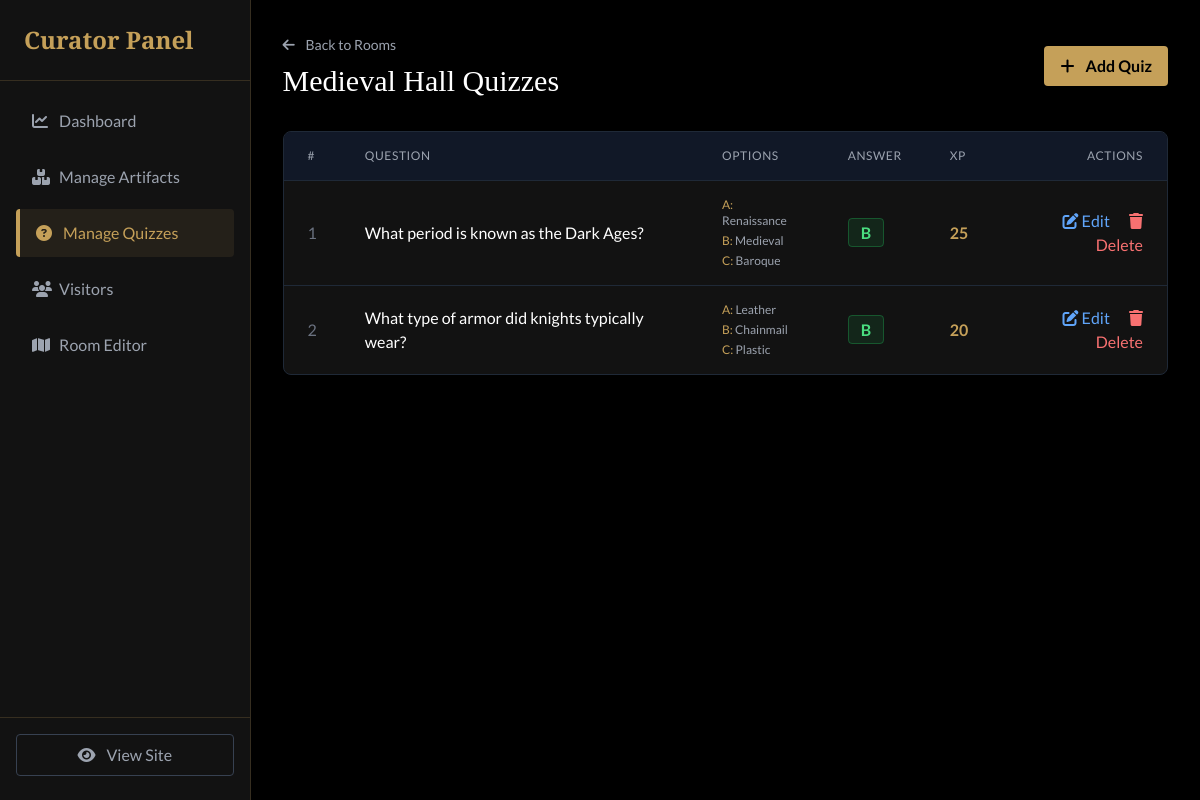
The page /admin/quizzes.php?room_id=1 (signed in) on the database its author committed.
### tables this page shows
CREATE TABLE `rooms` (
  `id` int(11) NOT NULL,
  `name` varchar(100) NOT NULL,
  `description` text DEFAULT NULL,
  `min_level` int(11) DEFAULT 1,
  `image_url` varchar(255) DEFAULT NULL,
  `hidden_artifact_name` varchar(100) DEFAULT NULL,
  `hidden_artifact_desc` text DEFAULT NULL,
  `hidden_artifact_image` varchar(255) DEFAULT NULL,
  `hidden_artifact_xp` int(11) DEFAULT 100,
  `professor_dialogs` text DEFAULT NULL
);

CREATE TABLE `quizzes` (
  `id` int(11) NOT NULL,
  `room_id` int(11) DEFAULT NULL,
  `question` text NOT NULL,
  `option_a` varchar(255) DEFAULT NULL,
  `option_b` varchar(255) DEFAULT NULL,
  `option_c` varchar(255) DEFAULT NULL,
  `correct_option` char(1) DEFAULT NULL,
  `xp_reward` int(11) DEFAULT 20
);

### admin/quizzes.php (the view, shortened to what this page needs)
<?php
require_once '../app/Config/database.php';
$rooms_result = $conn->query("
    SELECT rooms.*, COUNT(quizzes.id) as quiz_count
    FROM rooms
    LEFT JOIN quizzes ON rooms.id = quizzes.room_id
    GROUP BY rooms.id
    ORDER BY rooms.id
");
$rooms = [];
while ($row = $rooms_result->fetch_assoc()) {
    $rooms[] = $row;
}
$selected_room = null;
$quizzes = [];
if (isset($_GET['room_id'])) {
    $room_id = intval($_GET['room_id']);
    $stmt = $conn->prepare("SELECT * FROM rooms WHERE id = ?");
    $stmt->bind_param("i", $room_id);
    $stmt->execute();
    $selected_room = $stmt->get_result()->fetch_assoc();
    $stmt = $conn->prepare("SELECT * FROM quizzes WHERE room_id = ? ORDER BY id");
    $stmt->bind_param("i", $room_id);
    $stmt->execute();
    $result = $stmt->get_result();
    while ($row = $result->fetch_assoc()) {
        $quizzes[] = $row;
    }
}
include '../public/header.php';
?>
<div class="flex h-screen bg-black">
    <aside class="w-64 bg-darker-bg border-r border-gold/20 flex flex-col">
        <div class="p-6 border-b border-gold/20">
            <h1 class="text-gold font-serif text-2xl font-bold">Curator Panel</h1>
        </div>
        <nav class="flex-grow p-4 space-y-2">
            <a href="index.php" class="block px-4 py-3 rounded text-gray-400 hover:text-white hover:bg-gray-800 transition">
                <i class="fas fa-chart-line w-6"></i> Dashboard
            </a>
            <a href="artifacts.php" class="block px-4 py-3 rounded text-gray-400 hover:text-white hover:bg-gray-800 transition">
                <i class="fas fa-boxes w-6"></i> Manage Artifacts
            </a>
            <a href="quizzes.php" class="block px-4 py-3 rounded bg-gold/10 text-gold border-l-4 border-gold">
                <i class="fas fa-question-circle w-6"></i> Manage Quizzes
            </a>
            <a href="users.php" class="block px-4 py-3 rounded text-gray-400 hover:text-white hover:bg-gray-800 transition">
                <i class="fas fa-users w-6"></i> Visitors
            </a>
            <a href="room_editor.php" class="block px-4 py-3 rounded text-gray-400 hover:text-white hover:bg-gray-800 transition">
                <i class="fas fa-map w-6"></i> Room Editor
            </a>
        </nav>
        <div class="p-4 border-t border-gold/20">
            <a href="../public/index.php" class="block w-full text-center py-2 border border-gray-700 text-gray-400 hover:text-white hover:border-white rounded transition mb-2">
                <i class="fas fa-eye mr-2"></i> View Site
            </a>
        </div>
    </aside>
    <main class="flex-grow p-8 overflow-y-auto">
        <?php if (!$selected_room): ?>
            <div class="mb-8">
                <h2 class="text-3xl text-white font-serif mb-2">Room Quizzes</h2>
                <p class="text-gray-400">Select a room to manage its quizzes</p>
            </div>
            <div class="grid grid-cols-1 md:grid-cols-2 lg:grid-cols-3 gap-6">
                <?php foreach ($rooms as $room): ?>
                    <a href="?room_id=<?php echo $room['id']; ?>" class="bg-darker-bg border border-gray-800 rounded-lg p-6 hover:border-gold/50 hover:bg-gray-800/50 transition group">
                        <div class="flex items-center justify-between mb-4">
                            <h3 class="text-white font-serif text-lg group-hover:text-gold transition"><?php echo htmlspecialchars($room['name']); ?></h3>
                            <span class="bg-purple-900/30 border border-purple-500/30 text-purple-300 px-3 py-1 rounded-full text-sm">
                                <?php echo $room['quiz_count']; ?> Quiz
                            </span>
                        </div>
                        <p class="text-gray-500 text-sm"><?php echo htmlspecialchars($room['description']); ?></p>
                        <div class="mt-4 text-gold text-sm opacity-0 group-hover:opacity-100 transition">
                            <i class="fas fa-arrow-right mr-2"></i> Manage Quizzes
                        </div>
                    </a>
                <?php endforeach; ?>
            </div>
        <?php else: ?>
            <div class="flex justify-between items-center mb-8">
                <div>
                    <a href="quizzes.php" class="text-gray-400 hover:text-white text-sm mb-2 inline-block">
                        <i class="fas fa-arrow-left mr-2"></i> Back to Rooms
                    </a>
                    <h2 class="text-3xl text-white font-serif"><?php echo htmlspecialchars($selected_room['name']); ?> Quizzes</h2>
                </div>
                <a href="add_quiz.php?room_id=<?php echo $selected_room['id']; ?>" class="bg-gold hover:bg-gold-hover text-black font-bold py-2 px-4 rounded transition">
                    <i class="fas fa-plus mr-2"></i> Add Quiz
                </a>
            </div>
            <div class="bg-darker-bg rounded-lg border border-gray-800 overflow-hidden">
                <table class="w-full text-left">
                    <thead class="bg-gray-900 border-b border-gray-800">
                        <tr>
                            <th class="px-6 py-4 text-gray-400 font-normal uppercase text-xs tracking-wider">#</th>
                            <th class="px-6 py-4 text-gray-400 font-normal uppercase text-xs tracking-wider">Question</th>
                            <th class="px-6 py-4 text-gray-400 font-normal uppercase text-xs tracking-wider">Options</th>
                            <th class="px-6 py-4 text-gray-400 font-normal uppercase text-xs tracking-wider">Answer</th>
                            <th class="px-6 py-4 text-gray-400 font-normal uppercase text-xs tracking-wider">XP</th>
                            <th class="px-6 py-4 text-gray-400 font-normal uppercase text-xs tracking-wider text-right">Actions</th>
                        </tr>
                    </thead>
                    <tbody class="divide-y divide-gray-800">
                        <?php if (empty($quizzes)): ?>
                            <tr>
                                <td colspan="6" class="px-6 py-8 text-center text-gray-500 italic">
                                    No quizzes in this room yet.
                                    <a href="add_quiz.php?room_id=<?php echo $selected_room['id']; ?>" class="text-gold hover:underline">Add one now</a>
                                </td>
                            </tr>
                        <?php else: ?>
                            <?php $num = 1; foreach ($quizzes as $item): ?>
                                <tr class="hover:bg-gray-800/50 transition">
                                    <td class="px-6 py-4 text-gray-500"><?php echo $num++; ?></td>
                                    <td class="px-6 py-4">
                                        <div class="text-white font-medium"><?php echo htmlspecialchars($item['question']); ?></div>
                                    </td>
                                    <td class="px-6 py-4">
                                        <div class="text-gray-400 text-xs space-y-1">
                                            <div><span class="text-gold">A:</span> <?php echo htmlspecialchars(substr($item['option_a'], 0, 25)); ?><?php echo strlen($item['option_a']) > 25 ? '...' : ''; ?></div>
                                            <div><span class="text-gold">B:</span> <?php echo htmlspecialchars(substr($item['option_b'], 0, 25)); ?><?php echo strlen($item['option_b']) > 25 ? '...' : ''; ?></div>
                                            <div><span class="text-gold">C:</span> <?php echo htmlspecialchars(substr($item['option_c'], 0, 25)); ?><?php echo strlen($item['option_c']) > 25 ? '...' : ''; ?></div>
                                        </div>
                                    </td>
                                    <td class="px-6 py-4">
                                        <span class="px-3 py-1 bg-green-900/30 border border-green-500/30 rounded text-green-400 font-bold">
                                            <?php echo strtoupper($item['correct_option']); ?>
                                        </span>
                                    </td>
                                    <td class="px-6 py-4">
                                        <span class="text-gold font-bold"><?php echo $item['xp_reward']; ?></span>
                                    </td>
                                    <td class="px-6 py-4 text-right">
                                        <a href="edit_quiz.php?id=<?php echo $item['id']; ?>" class="text-blue-400 hover:text-blue-300 mr-4">
                                            <i class="fas fa-edit"></i> Edit
                                        </a>
                                        <a href="../app/Handlers/admin_handler.php?action=delete_quiz&id=<?php echo $item['id']; ?>&room_id=<?php echo $selected_room['id']; ?>"
                                           onclick="return confirm('Are you sure you want to delete this quiz?')"
                                           class="text-red-400 hover:text-red-300">
                                            <i class="fas fa-trash"></i> Delete
                                        </a>
                                    </td>
                                </tr>
                            <?php endforeach; ?>
                        <?php endif; ?>
                    </tbody>
                </table>
            </div>
        <?php endif; ?>
    </main>
</div>

### public/assets/css/style.css (style rules this page uses)
:root { --color-gold: #c5a059; --color-gold-hover: #e6c885; --color-dark-bg: #1a1a1a; --color-darker-bg: #121212; --color-text: #e0e0e0; --color-parchment: #f0e6d2; }
body { font-family: "Lato", sans-serif; background-color: var(--color-darker-bg); color: var(--color-text); }
h1, h2, h3, h4, h5, h6, .font-serif { font-family: "Abhaya Libre", serif; }
.text-gold { color: var(--color-gold); }
.bg-gold { background-color: var(--color-gold); }
.border-gold { border-color: var(--color-gold); }

### public/header.php (style rules this page uses)
body { background-color: #121212; }

### rows shown on the page
rooms: name "Medieval Hall"
quizzes: question "What period is known as the Dark Ages?", option_a "Renaissance", option_b "Medieval", option_c "Baroque", correct_option "B", xp_reward "25"
quizzes: question "What type of armor did knights typically wear?", option_a "Leather", option_b "Chainmail", option_c "Plastic", correct_option "B", xp_reward "20"
